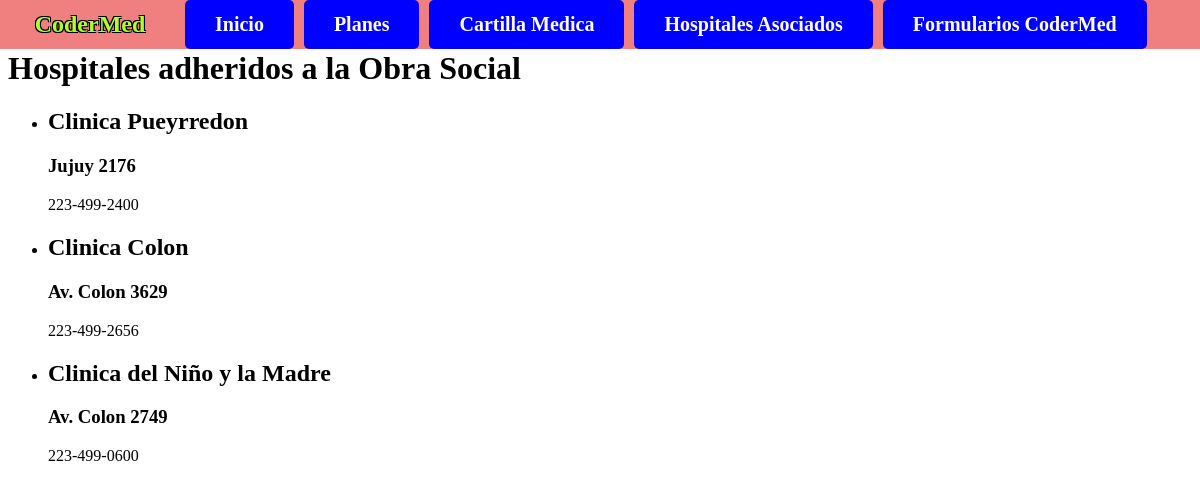
The app's page /os/hospitales/, older data.
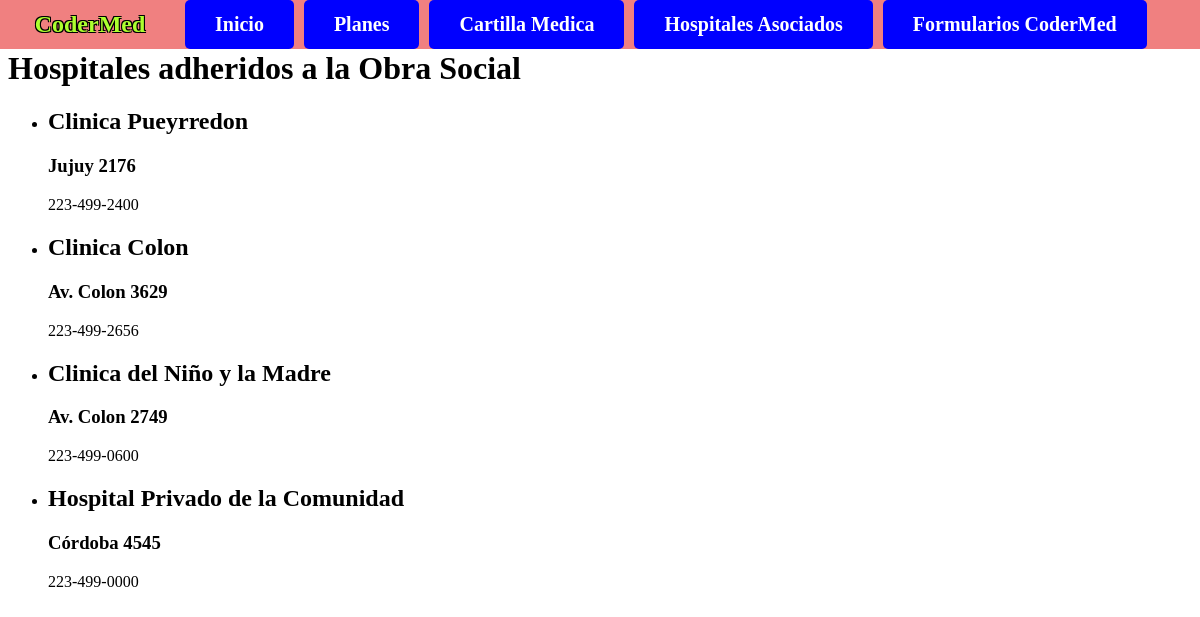
The same page, newer data.
### obra_social/models.py (models this page shows, shortened)
class Hospital(models.Model):
    nombre=models.CharField(max_length=40)
    direccion=models.CharField(max_length=100)
    telefono=models.CharField(max_length=20)

### obra_social/views.py (the view)
# urls.py: path("hospitales/",lista_hospitales, name="hospitales"),
def lista_hospitales(request):
    contexto = {
        "hospitales": Hospital.objects.all()
    }
    http_response = render(
        request=request,
        template_name='obra_social/hospitales.html',
        context=contexto
    )
    return http_response

### obra_social/templates/obra_social/hospitales.html (shortened to what this page needs)
{% extends "base.html" %}
{% block contenido %}
    <h1>Hospitales adheridos a la Obra Social</h1>
    <ul>
        {% for hospital in hospitales %}
        <li>
            <h2>{{hospital.nombre}}</h2>
            <h3>{{hospital.direccion}}</h3>
            {{hospital.telefono}}
        </li>
        {% endfor %}
    </ul>
{% endblock contenido %}

Row changes from the older to the newer data that the page shows:
added Hospital: nombre "Hospital Privado de la Comunidad", direccion "Córdoba 4545", telefono "223-499-0000"
